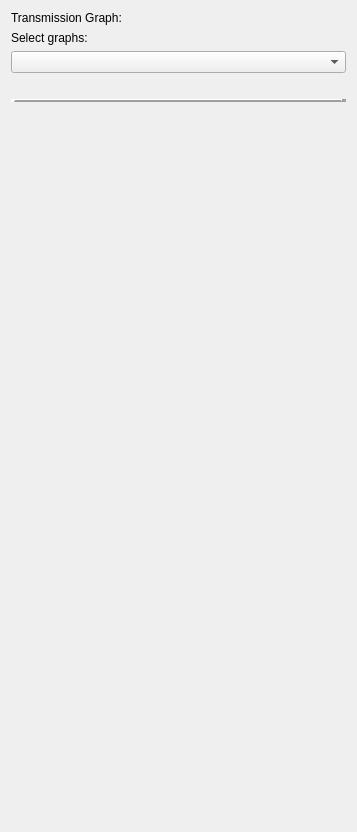
          <widget class="QWidget" name="scrollAreaWidgetContents_3">
           <property name="geometry">
            <rect>
             <x>0</x>
             <y>0</y>
             <width>357</width>
             <height>832</height>
            </rect>
           </property>
           <layout class="QGridLayout" name="gridLayout_11">
            <item row="0" column="0">
             <widget class="QLabel" name="label_39">
              <property name="text">
               <string>Transmission Graph:</string>
              </property>
             </widget>
            </item>
            <item row="1" column="0">
             <widget class="QLabel" name="label_36">
              <property name="text">
               <string>Select graphs:</string>
              </property>
             </widget>
            </item>
            <item row="2" column="0">
             <widget class="QComboBox" name="graphComboBox"/>
            </item>
            <item row="3" column="0">
             <spacer name="verticalSpacer_21">
              <property name="orientation">
               <enum>Qt::Vertical</enum>
              </property>
              <property name="sizeType">
               <enum>QSizePolicy::Fixed</enum>
              </property>
              <property name="sizeHint" stdset="0">
               <size>
                <width>20</width>
                <height>20</height>
               </size>
              </property>
             </spacer>
            </item>
            <item row="4" column="0">
             <widget class="Line" name="line_18">
              <property name="frameShadow">
               <enum>QFrame::Raised</enum>
              </property>
              <property name="lineWidth">
               <number>5</number>
              </property>
              <property name="orientation">
               <enum>Qt::Horizontal</enum>
              </property>
             </widget>
            </item>
            <item row="5" column="0">
             <spacer name="verticalSpacer_8">
              <property name="orientation">
               <enum>Qt::Vertical</enum>
              </property>
              <property name="sizeType">
               <enum>QSizePolicy::Expanding</enum>
              </property>
              <property name="sizeHint" stdset="0">
               <size>
                <width>20</width>
                <height>680</height>
               </size>
              </property>
             </spacer>
            </item>
           </layout>
          </widget>
